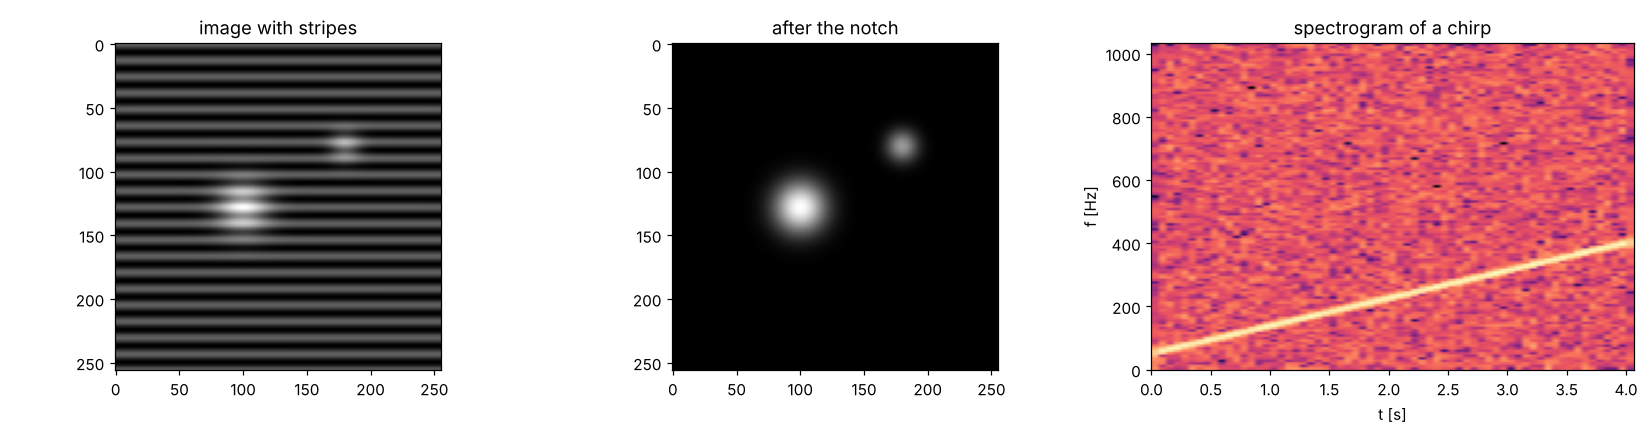

Generate this figure with Python:
"""
fft_algorithms.py  --  Lecture 8: the FFT, from scratch to the library.
  1. recursive, iterative (in place, bit reversal) and vectorised radix-2 FFTs, checked
  2. timing against the direct DFT and numpy.fft; operation counts
  3. real-input packing trick (rfft from one complex FFT of half the length)
  4. 2D DFT = 1D FFTs along rows then columns (separability); the shift theorem
  5. notch filtering of a periodic artefact in an image
  6. a spectrogram (STFT) of a chirp with scipy.signal.ShortTimeFFT
Run:  python fft_algorithms.py     -> prints numbers, saves fft_algorithms.png
"""
import time
import numpy as np
from scipy.signal import ShortTimeFFT
from scipy.signal.windows import hann
import matplotlib
matplotlib.use("Agg")
import matplotlib.pyplot as plt

rng = np.random.default_rng(8)


# ---------------------------------------------------------------- 1. three FFTs
def fft_recursive(x):
    """Recursive radix-2 decimation in time (N a power of two)."""
    N = len(x)
    if N <= 1:
        return x.astype(complex)
    even = fft_recursive(x[0::2])
    odd = fft_recursive(x[1::2])
    tw = np.exp(-2j * np.pi * np.arange(N // 2) / N) * odd      # W_N^k O[k]
    return np.concatenate([even + tw, even - tw])                # butterflies


def bit_reverse_table(N):
    q = N.bit_length() - 1
    rev = np.zeros(N, dtype=int)
    for i in range(1, N):
        rev[i] = (rev[i >> 1] >> 1) | ((i & 1) << (q - 1))
    return rev


def fft_iterative(x):
    """In-place iterative radix-2 FFT: bit reversal, then log2 N stages of butterflies."""
    x = np.asarray(x, dtype=complex).copy()
    N = len(x)
    assert N & (N - 1) == 0, "N must be a power of two"
    x = x[bit_reverse_table(N)]
    m = 2
    while m <= N:
        w_m = np.exp(-2j * np.pi * np.arange(m // 2) / m)        # precomputed twiddles
        for k in range(0, N, m):
            t = w_m * x[k + m // 2: k + m]
            u = x[k: k + m // 2].copy()
            x[k: k + m // 2] = u + t
            x[k + m // 2: k + m] = u - t
        m *= 2
    return x


def fft_vectorized(x):
    """Vectorised Cooley-Tukey (after J. VanderPlas, 2013)."""
    x = np.asarray(x, dtype=complex)
    N = x.shape[0]
    Nmin = min(N, 2)
    n = np.arange(Nmin)
    X = np.exp(-2j * np.pi * n * n[:, None] / Nmin) @ x.reshape((Nmin, -1))
    while X.shape[0] < N:
        even, odd = X[:, : X.shape[1] // 2], X[:, X.shape[1] // 2:]
        factor = np.exp(-1j * np.pi * np.arange(X.shape[0]) / X.shape[0])[:, None]
        X = np.vstack([even + factor * odd, even - factor * odd])
    return X.ravel()


x = rng.standard_normal(1024)
ref = np.fft.fft(x)
for f in (fft_recursive, fft_iterative, fft_vectorized):
    print(f"1. {f.__name__:<16} max |error| vs numpy: {np.max(np.abs(f(x) - ref)):.1e}")
print("   bit reversal N = 8:", bit_reverse_table(8))

# ---------------------------------------------------------------- 2. timing
print(f"\n2. {'N':>6} {'direct':>10} {'recursive':>10} {'iterative':>10} {'vectorised':>11} {'numpy':>9}   [ms]   N^2/((N/2)log2N)")
for q in (8, 10, 12):
    N = 2 ** q
    x = rng.standard_normal(N)
    W = np.exp(-2j * np.pi * np.outer(np.arange(N), np.arange(N)) / N)
    row = []
    for fun in (lambda v: W @ v, fft_recursive, fft_iterative, fft_vectorized, np.fft.fft):
        t0 = time.perf_counter(); reps = 3
        for _ in range(reps): fun(x)
        row.append(1e3 * (time.perf_counter() - t0) / reps)
    print(f"   {N:6d} " + " ".join(f"{v:10.3f}" for v in row) + f"   {N**2/(N/2*q):10.0f}")

# ---------------------------------------------------------------- 3. real-input packing
N = 1024
x = rng.standard_normal(N)
z = x[0::2] + 1j * x[1::2]                      # N/2 complex samples
Z = np.fft.fft(z)
k = np.arange(N // 2 + 1)
Zk, Zc = Z[k % (N // 2)], np.conj(Z[(-k) % (N // 2)])
E, O = 0.5 * (Zk + Zc), -0.5j * (Zk - Zc)
Xr = E + np.exp(-2j * np.pi * k / N) * O
print(f"\n3. rfft via one N/2 complex FFT: max error {np.max(np.abs(Xr - np.fft.rfft(x))):.1e}")

# ---------------------------------------------------------------- 4. 2D DFT
img = rng.standard_normal((64, 128))
F_rows_cols = np.fft.fft(np.fft.fft(img, axis=1), axis=0)     # rows, then columns
print(f"\n4. separability: max |fft(fft(rows),cols) - fft2| = {np.max(np.abs(F_rows_cols - np.fft.fft2(img))):.1e}")
shifted = np.roll(img, (5, 9), axis=(0, 1))
F1, F2 = np.fft.fft2(img), np.fft.fft2(shifted)
print(f"   shift theorem: |F| unchanged: {np.allclose(np.abs(F1), np.abs(F2))}")
R = F2 * np.conj(F1); r = np.fft.ifft2(R / np.abs(R)).real
print(f"   phase correlation finds the shift: {tuple(int(v) for v in np.unravel_index(np.argmax(r), r.shape))}  (true (5, 9))")

# ---------------------------------------------------------------- 5. notch filter
n1, n2 = np.mgrid[0:256, 0:256]
scene = np.exp(-((n1 - 128) ** 2 + (n2 - 100) ** 2) / 400) + 0.6 * np.exp(-((n1 - 80) ** 2 + (n2 - 180) ** 2) / 150)
striped = scene + 0.3 * np.cos(2 * np.pi * 20 * n1 / 256)    # horizontal stripes: v = 20 cycles/frame


def notch_filter(img, spikes, sigma=2.0):
    """Gaussian notch at each spike and at its conjugate partner (fftshift-ed indices)."""
    F = np.fft.fftshift(np.fft.fft2(img))
    rows, cols = F.shape
    rr, cc = np.ogrid[:rows, :cols]
    H = np.ones(F.shape)
    for r0, c0 in spikes:
        for r_, c_ in ((r0, c0), (rows - r0, cols - c0)):
            H *= 1.0 - np.exp(-((rr - r_) ** 2 + (cc - c_) ** 2) / (2 * sigma ** 2))
    return np.real(np.fft.ifft2(np.fft.ifftshift(F * H)))


clean = notch_filter(striped, [(128 + 20, 128)])
print(f"\n5. notch filter: rms error before {np.std(striped - scene):.2e}, after {np.std(clean - scene):.2e}")

# ---------------------------------------------------------------- 6. STFT of a chirp
fs = 2048
t = np.arange(4 * fs) / fs
chirp = np.sin(2 * np.pi * (50 * t + 0.5 * 87.5 * t ** 2)) + 0.5 * rng.standard_normal(t.size)
L = 256
stft = ShortTimeFFT(hann(L, sym=False), hop=L // 2, fs=fs, scale_to="psd")
Sx = stft.spectrogram(chirp)
ridge = stft.f[np.argmax(Sx, axis=0)]
tm = stft.t(len(chirp))
ok = (tm > 0.2) & (tm < 3.8)
print(f"\n6. STFT ridge follows f = 50 + 87.5 t to {np.sqrt(np.mean((ridge[ok] - (50 + 87.5 * tm[ok])) ** 2)):.1f} Hz rms"
      f" (bins of {fs / L:.0f} Hz)")

fig, ax = plt.subplots(1, 3, figsize=(15, 4))
ax[0].imshow(striped, cmap="gray"); ax[0].set_title("image with stripes")
ax[1].imshow(clean, cmap="gray"); ax[1].set_title("after the notch")
ax[2].imshow(10 * np.log10(Sx + 1e-12), origin="lower", aspect="auto", extent=stft.extent(len(chirp)), cmap="magma")
ax[2].set(title="spectrogram of a chirp", xlabel="t [s]", ylabel="f [Hz]")
fig.tight_layout(); fig.savefig("fft_algorithms.png", dpi=110)
print("saved fft_algorithms.png")
